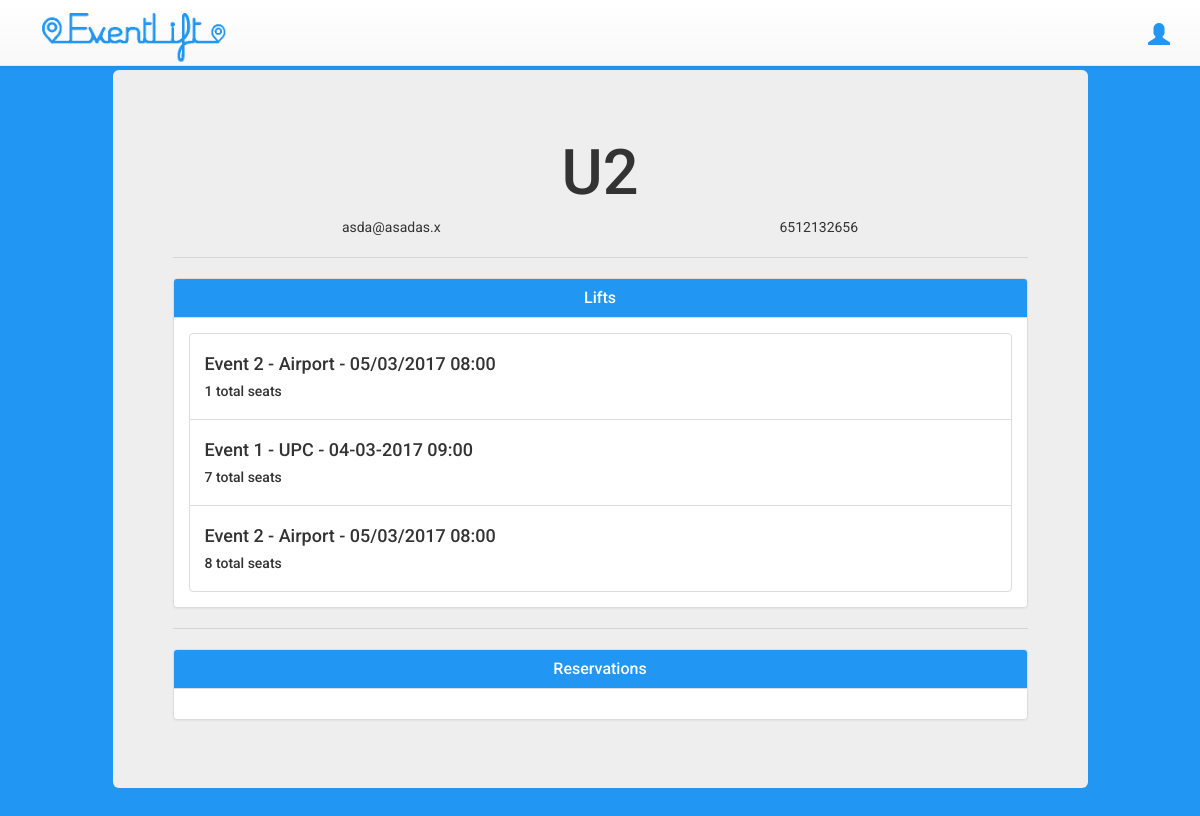
Screenshot of /profile (signed in) with the database file from the repository.
### tables this page shows
CREATE TABLE Users (
    user VARCHAR(32) NOT NULL,
    pass VARCHAR(32) NOT NULL,
    email VARCHAR(64) NOT NULL,
    phone VARCHAR(16) NOT NULL,
    reputation INTEGER,
    UNIQUE(user),
    UNIQUE(email)
);

CREATE TABLE Lifts(
    owner REFERENCES Users(rowID),
    event REFERENCES Events(rowID),
    price INTEGER NOT NULL,
    twoway INTEGER NOT NULL,
    lftime VARCHAR(32) NOT NULL,
    lfplace VARCHAR(32) NOT NULL,
    numseats INTEGER NOT NULL,
    emptyseats INTEGER NOT NULL CHECK(emptyseats >= 0)
);

CREATE TABLE Events(
    name VARCHAR(64) NOT NULL,
    local VARCHAR(32) NOT NULL,
    stdate VARCHAR(32) NOT NULL,
    endate VARCHAR(32) NOT NULL,
    PRIMARY KEY(name, local)
);

### eventlift/views.py (the view)
@app.route('/profile')
def profile():
    if not session.get('username'):
        return redirect(url_for('index'))
    user_data = models.get_user_data(session['username'])
    user_lifts = models.get_user_lifts(session['username'])
    user_reservations = models.get_user_reservations(session['username'])
    return render_template('profile.html', user_data=user_data, user_lifts=user_lifts, user_reservations=user_reservations)

### eventlift/models.py (called while the page is built)
def get_userid(username):
    db = sqlite3.connect(DATABASE)
    cur = db.cursor()
    cur.execute('SELECT rowid FROM Users WHERE user=?', (username,))
    userid = cur.fetchall()
    db.close()
    return userid

def get_user_data(username):
    db = sqlite3.connect(DATABASE)
    cur = db.cursor()
    cur.execute('SELECT user, email, phone FROM Users WHERE user=?', (username,))
    userdata = cur.fetchall()
    db.close()
    return userdata

def get_user_lifts(username):
    db = sqlite3.connect(DATABASE)
    cur = db.cursor()
    userid = get_userid(username)[0][0]
    cur.execute('SELECT *,Lifts.rowid FROM Lifts JOIN Events ON (Lifts.event = Events.rowid) WHERE owner=?', (userid,))
    user_lifts = cur.fetchall()
    db.close()
    return user_lifts

def get_user_reservations(username):
    db = sqlite3.connect(DATABASE)
    cur = db.cursor()
    userid = get_userid(username)[0][0]
    cur.execute('SELECT * FROM Reservations JOIN Lifts ON Lifts.rowid = Reservations.lift JOIN Events ON  Lifts.event = Events.rowid WHERE Reservations.user=?', (userid,))
    user_reservations = cur.fetchall()
    db.close()
    return user_reservations

### eventlift/templates/profile.html (shortened to what this page needs)
{% extends "base.html" %} {% block head %}
<link rel="stylesheet" type="text/css" href="../static/profile.css"> {% endblock %} {% block content %}
<div class="container">
    <div class="row">
        <div class="col-md-10 col-md-offset-1 col-xs-10 col-xs-offset-1">
            <div class="row">
                <div class="jumbotron">
                    <h1 class="text-center">{{ session['username'] }}</h1>
                    <ul class="nav nav-pills nav-justified text-center" role="tablist">
                        <li>{{user_data[0][1]}}</li>
                        <li>{{user_data[0][2]}}</li>
                    </ul>
                    <hr>
                    <div class="panel panel-default">
                        <div class="panel-heading">
                            <h3 class="panel-title text-center">Lifts</h3>
                        </div>
                        <div class="panel-body">
                            {% for lift in user_lifts %}
                            <div onclick="window.location.href='/lift/{{ lift[12] }}'" class="list-group-item">
                                <h4>{{lift[8]}} - {{lift[9]}} - {{lift[10]}}</h4>
                                <h5>{{lift[6]}} total seats</h5>
                            </div>
                            {% endfor %}
                        </div>
                    </div>
                    <hr>
                    <div class="panel panel-default">
                        <div class="panel-heading">
                            <h3 class="panel-title text-center">Reservations</h3>
                        </div>
                        <div class="panel-body">
                        </div>
                    </div>
                </div>
            </div>
        </div>
    </div>
</div> {% endblock %}

### eventlift/static/base.css (style rules this page uses)
body { font-family: 'Roboto', sans-serif; background-color: #2196f3; }

### eventlift/static/profile.css (style rules this page uses)
.panel-default>.panel-heading { color: white; background-color: #2196f3; background-image: none; font-weight: 900; }

### rows the page displays
Users: email "asda@asadas.x", phone "6512132656"
Lifts: name "Event 2", local "Airport", stdate "05/03/2017 08:00", numseats "1"
Lifts: name "Event 1", local "UPC", stdate "04-03-2017 09:00", numseats "7"
Lifts: name "Event 2", local "Airport", stdate "05/03/2017 08:00", numseats "8"

### other values shown
{{ session['username'] }} "U2"
